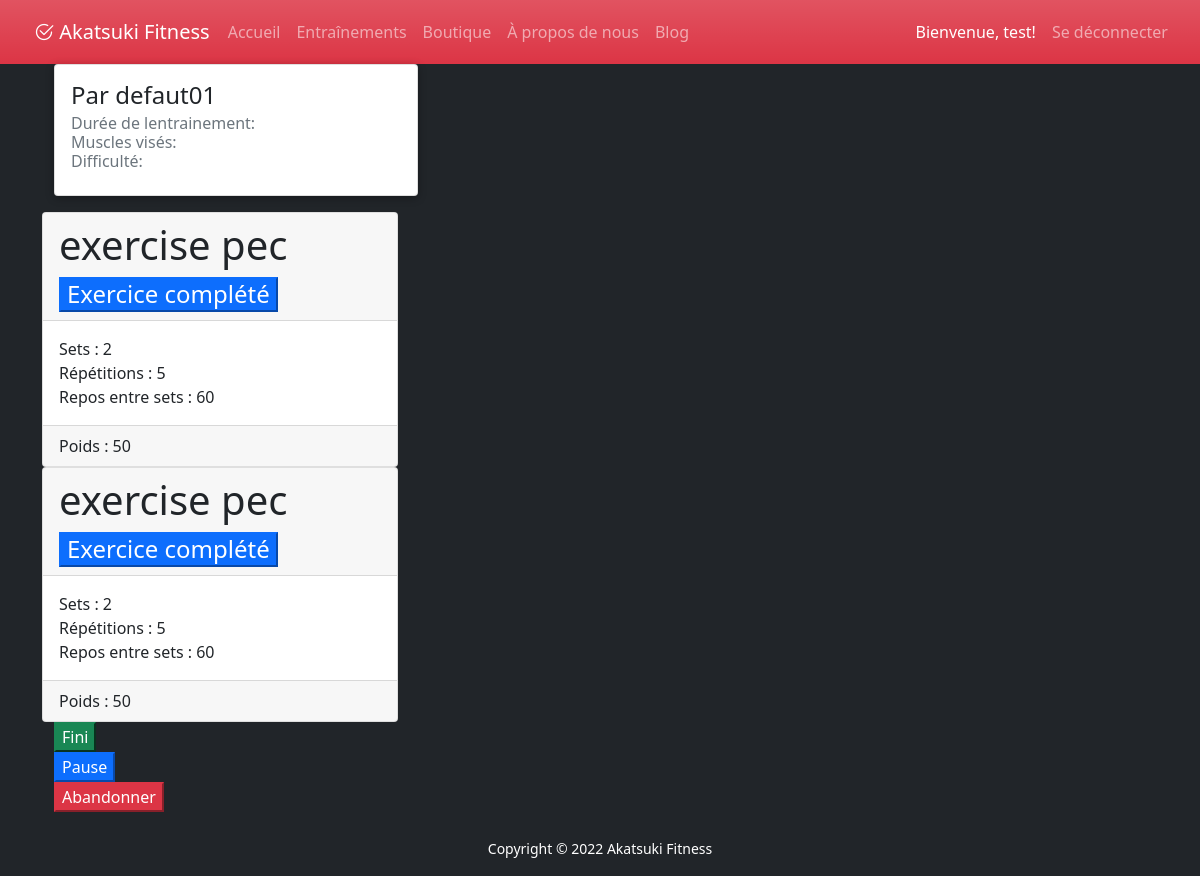
The app's page /workout_in_progress.php (signed in), older data.
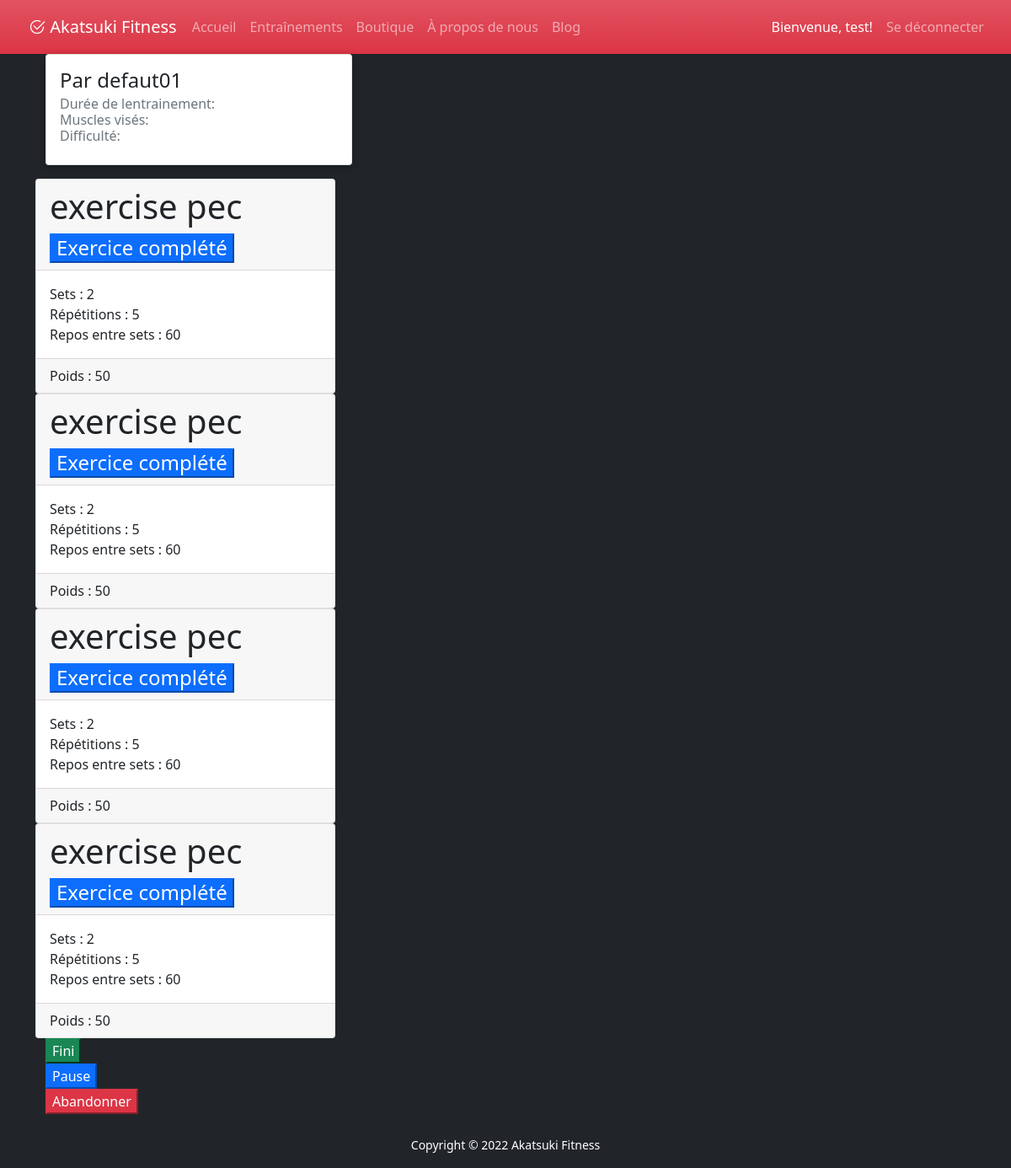
The same page, newer data.
### tables this page shows
CREATE TABLE `utilisateur` (
  `iduser` int(11) NOT NULL,
  `nom` varchar(50) NOT NULL,
  `prenom` varchar(50) NOT NULL,
  `email` varchar(100) NOT NULL,
  `date_de_naissance` date NOT NULL,
  `sexe` int(11) NOT NULL,
  `poids` float DEFAULT NULL,
  `datedebutabonnement` date DEFAULT NULL,
  `datefinabonnement` date DEFAULT NULL
);

CREATE TABLE `entrainement` (
  `identrainement` int(11) NOT NULL,
  `nom` varchar(50) NOT NULL,
  `status` int(11) NOT NULL,
  `type` varchar(50) NOT NULL,
  `difficulte` varchar(50) NOT NULL
);

CREATE TABLE `entrainementexercice` (
  `identrainement` int(11) NOT NULL,
  `idexercice` int(11) NOT NULL
);

CREATE TABLE `exercicecatalogue` (
  `idexercicecatalogue` int(11) NOT NULL,
  `nom` varchar(50) NOT NULL,
  `image` varchar(150) NOT NULL,
  `idcategorie` int(11) NOT NULL
);

CREATE TABLE `exercice` (
  `idexercice` int(11) NOT NULL,
  `idexercicecatalogue` int(11) NOT NULL,
  `status` int(11) NOT NULL,
  `poids` float NOT NULL,
  `repetitions` int(11) NOT NULL,
  `sets` int(11) NOT NULL,
  `duree` int(11) NOT NULL,
  `dureepause` int(11) NOT NULL
);

### db/conn.php (called while the page is built)
<?php
$host = 'localhost';
$db = 'akatsuki_db';
$user = 'root';
$pass = '';
$chartset = 'utf8mb4';
$dsn = "mysql:host=$host;dbname=$db;chartset=$chartset";
try {
    $pdo = new PDO($dsn, $user, $pass);
    $pdo->setAttribute(PDO::ATTR_ERRMODE, PDO::ERRMODE_EXCEPTION);
} catch (PDOException $e) {
    throw new PDOException($e->getMessage());
}
require_once 'Crud.php';
$crud = new Crud($pdo);

### db/Crud.php (called while the page is built, shortened)
<?php
class Crud
{
    private $db;
    public function __construct($conn)
    {
        $this->db = $conn;
    }
    public function getUser($id)
    {
        try {
            $sql = "SELECT * FROM utilisateur WHERE iduser = '$id' ";
            $stmt = $this->db->prepare($sql);
            $stmt->execute();
            $result = $stmt->fetch();
            return  $result;
        } catch (PDOException $e) {
            echo $e->getMessage();
            return false;
        }
    }
    public function getEntrainementByIdEntrainement($idEntrainement)
    {
        try {
            $sql = "SELECT * FROM `entrainement` where `identrainement`= $idEntrainement";
            $stmt = $this->db->prepare($sql);
            $stmt->execute();
            $result = $stmt->fetchAll();
            return  $result;
        } catch (PDOException $e) {
            echo $e->getMessage();
            return false;
        }
    }
    public function getExercicesFromEntrainement($idEntrainement)
    {
        try {
            $sql = "SELECT * FROM `entrainementexercice` INNER JOIN exercice ON entrainementexercice.idexercice = exercice.idexercice
            INNER JOIN `exercicecatalogue` ON `exercice`.`idexercicecatalogue` =`exercicecatalogue`.`idexercicecatalogue` ";
            $stmt = $this->db->prepare($sql);
            $stmt->execute();
            $result = $stmt->fetchAll();
            return  $result;
        } catch (PDOException $e) {
            echo $e->getMessage();
            return false;
        }
    }
}

### workout_in_progress.php (the view, shortened to what this page needs)
<?php
require_once('includes/header.php');
?>
<?php
$entrainement = $crud->getEntrainementByIdEntrainement('1');
$details ='';
foreach($entrainement as $training){
    $nom = $training['nom'];
    $text .= '<div class="container w-100 ">
                <div class="col-sm-4">
                        <div class="card mb-3 card-perso" style="max-width: auto; max-height: 100% " href="#">
                            <div class="card-body">
                                <h4 class="card-title"> '.$nom .' </h4>
                                <h6 class="card-subtitle mb-2 text-muted">Durée de lentrainement: '.$duree . '<br /> Muscles visés: '.$type .' </br> Difficulté: '.$difficulte .' </h6>
                            </div>
                        </div>
                    </div>
                </div>';
}
echo $text;
?>
<main >
<?php
$exercice = $crud->getExercicesFromEntrainement(1);
foreach($exercice as $training){
    $poids = $training['poids'];
    $reps = $training['repetitions'];
    $sets = $training['sets'];
    $dureepause = $training['dureepause'];
    $nom = $training['nom'];
    $details .= '<div class ="row">
                    <div class="col-md-4">
                        <div class="card">
                            <h4 class="card-header">
                                <div class="ChangeButtonC">
                                    <label>
                                        <h1> '.$nom .' </h1>
                                        <button class="btn-primary" >
                                            <span class="seatButton"> Exercice complété </span>
                                        </button>
                                    </label>
                                </div>
                            </h4>
                            <div class="card-body">Sets : '.$sets .' <br/> Répétitions : '.$reps .' </br> Repos entre sets : '.$dureepause .'  </div>
                            <div class="card-footer"> Poids : '.$poids .'</div>
                        </div>
                    </div>
                </div>
                ';
}
echo $details;
?>
    </main>
            <div class="card-group container-fluid">
            <div class="row">
            <div class="ChangeButtonC">
                            <label>
                                <button class="btn-success" id="btn2" onclick="document.getElementById('btn2').style.background='green'">
                                    <span class="seatButton"> Fini </span>
                                </button>
                            </label>
                        </div><div class="ChangeButtonC">
                            <label>
                                <button class="btn-primary" id="btn3" onclick="document.getElementById('btn3').style.background='blue'">
                                    <span class="seatButton"> Pause </span>
                                </button>
                            </label>
                        </div><div class="ChangeButtonC">
                            <label>
                                <button class="btn-danger" id="btn4" onclick="document.getElementById('btn4').style.background='red'">
                                    <span class="seatButton"> Abandonner </span>
                                </button>
                            </label>
                        </div>
            </div>
        </div>
    </div>
<?php
require_once('includes/footer.php');
?>

### includes/header.php (shortened to what this page needs)
<?php
    require_once 'db/conn.php';
?>
<!DOCTYPE html>
<html lang="en">
<head>
    <link rel="stylesheet" href="utilitaires/bootstrap-5.1.3-dist/css/bootstrap.css">
    <link rel="stylesheet" href="//code.jquery.com/ui/1.12.1/themes/base/jquery-ui.css">
    <link rel="stylesheet" href="css/style.css" />
    <link href="https://cdn.jsdelivr.net/npm/bootstrap-icons@1.5.0/font/bootstrap-icons.css" rel="stylesheet" />
</head>
<?php
        include ('vue/nav.php'); ?>
<body class="bg-dark ">
    <div class="container">

### vue/nav.php (shortened to what this page needs)
<nav id="myNav" class="navbar navbar-expand-md navbar-dark bg-danger bg-gradient">
    <div class="container-fluid">
        <a class="logo navbar-brand" href="index.php"><i class="bi bi-check2-circle"> </i>Akatsuki Fitness</a>
        <div class="collapse navbar-collapse" id="navbarNav">
            <div class="navbar-nav me-auto">
                <a id="btnHome" href="index.php" class="nav-item nav-link">Accueil</a>
                <a id="btnTrain" href="workouts.php" class="nav-item nav-link">Entraînements</a>
                <a id="btnStore" href="shop_index.php" class="nav-item nav-link">Boutique</a>
                <a id="btnAbout" href="about.php" class="nav-item nav-link">À propos de nous</a>
                <a id="btnBlog" href="blog.php" class="nav-item nav-link">Blog</a>
            </div>
            <div class="navbar-nav ms-auto">
                <?php if(!isset($_SESSION['userid'])) { ?>
                <a href="login.php" class="nav-item nav-link">Se connecter</a>
                <?php } else {
                    $userid = $_SESSION['userid'];
                    $userInfo = $crud->getUser($userid); ?>
                <a id="btnBlog" href="profile.php" class="nav-item nav-link active">Bienvenue,
                    <?php echo $userInfo['prenom']?>!</a>
                <a href="logout.php" class="nav-item nav-link">Se déconnecter</a>
                <?php }?>
            </div>
        </div>
    </div>
</nav>

### includes/footer.php (shortened to what this page needs)
</body>
<footer id="footer" style="bottom:0; text-align: center; padding-top:2%">
    <p>
        <small>
            <span style="color:WHITE; text-align:center"> Copyright &copy;
                <?echo date("Y") ?> Akatsuki Fitness
            </span>
        </small>
    </p>
</footer>
</html>

### css/style.css (style rules this page uses)
a { color: #dc3545; text-decoration: none; }
.card-perso { box-shadow: 0 2px 8px rgb(0 0 0 / 30%); }
#myNav { padding: 12px; text-align: center; }
#myNav .logo { padding-left: 10px; padding-right: 10px; margin-right: 0%; }
.card-body { flex: 1 1 auto; padding: 1rem 1rem; }

### css/style-blog.css (style rules this page uses)
* { box-sizing: border-box; }

Row changes from the older to the newer data that the page shows:
added entrainementexercice: exercicecatalogue.nom "exercise pec", idexercice.sets "2", idexercice.repetitions "5", idexercice.dureepause "60", idexercice.poids "50"
added entrainementexercice: exercicecatalogue.nom "exercise pec", idexercice.sets "2", idexercice.repetitions "5", idexercice.dureepause "60", idexercice.poids "50"
